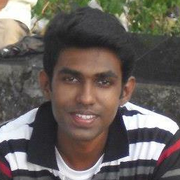
//> input picture gcc/test.png, 180 x 180 px
$ ./sobelfilter   (built with g++ and OpenCV 4)
//> lines starting //> are read from the running program, lines starting //| are printed output that depends on the picture
/*
Simple rogram for applying sobel fileter on a image
By : @leopauly | meetleopauly@yahoo.com
*/

#include <iostream>
#include <vector>

#include "opencv2/imgproc/imgproc.hpp"
#include "opencv2/highgui/highgui.hpp"
#include "opencv2/features2d/features2d.hpp"

using namespace std;
using namespace cv;

int main ()
{  int i;
   Mat image,res;
   image=imread("test.png",0);  // give the input image with path here
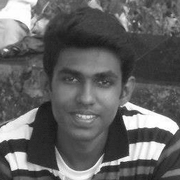
//> image: 180 rows x 180 cols, CV_8UC1; min 21, max 255, mean 99.2
   imshow("OrginalImage",image);
   GaussianBlur( image, image, Size(3,3), 0, 0, BORDER_DEFAULT );
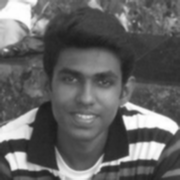
//> image: 180 rows x 180 cols, CV_8UC1; min 28, max 255, mean 99.2
   imshow("BlurredImage",image);

   int ddepth=CV_16S;
   Mat grad_x, grad_y,grad;
   Mat abs_grad_x, abs_grad_y;


   Sobel( image, grad_x, ddepth, 1, 0, 3);
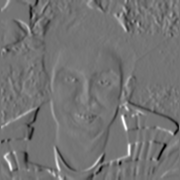
//> grad_x: 180 rows x 180 cols, CV_16SC1; min -489, max 583, mean -1.8; drawn with min black and max white
   convertScaleAbs( grad_x, abs_grad_x );
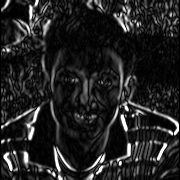
//> abs_grad_x: 180 rows x 180 cols, CV_8UC1; min 0, max 255, mean 35.2

   Sobel( image, grad_y, ddepth, 0, 1, 3);
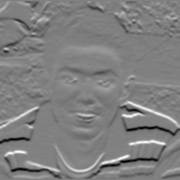
//> grad_y: 180 rows x 180 cols, CV_16SC1; min -555, max 546, mean -1.6; drawn with min black and max white
   convertScaleAbs( grad_y, abs_grad_y );
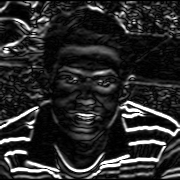
//> abs_grad_y: 180 rows x 180 cols, CV_8UC1; min 0, max 255, mean 42.3

   addWeighted( abs_grad_x, 0.5, abs_grad_y, 0.5, 0, grad );
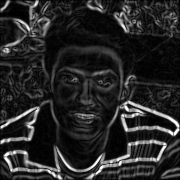
//> grad: 180 rows x 180 cols, CV_8UC1; min 0, max 255, mean 38.7


   imshow("Edges",grad);
   waitKey(0);
   return 0;
}
